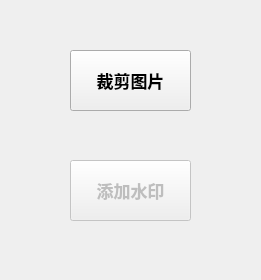
<?xml version="1.0" encoding="UTF-8"?>
<ui version="4.0">
 <class>Form</class>
 <widget class="QWidget" name="Form">
  <property name="geometry">
   <rect>
    <x>0</x>
    <y>0</y>
    <width>261</width>
    <height>280</height>
   </rect>
  </property>
  <property name="sizePolicy">
   <sizepolicy hsizetype="Preferred" vsizetype="Preferred">
    <horstretch>0</horstretch>
    <verstretch>0</verstretch>
   </sizepolicy>
  </property>
  <property name="font">
   <font>
    <pointsize>13</pointsize>
    <weight>75</weight>
    <italic>false</italic>
    <bold>true</bold>
    <underline>false</underline>
    <strikeout>false</strikeout>
    <stylestrategy>PreferDefault</stylestrategy>
    <kerning>false</kerning>
   </font>
  </property>
  <property name="windowTitle">
   <string notr="true">Image v0.0.1</string>
  </property>
  <widget class="QPushButton" name="pushButton">
   <property name="geometry">
    <rect>
     <x>70</x>
     <y>50</y>
     <width>121</width>
     <height>61</height>
    </rect>
   </property>
   <property name="text">
    <string>裁剪图片</string>
   </property>
  </widget>
  <widget class="QPushButton" name="pushButton_2">
   <property name="enabled">
    <bool>false</bool>
   </property>
   <property name="geometry">
    <rect>
     <x>70</x>
     <y>160</y>
     <width>121</width>
     <height>61</height>
    </rect>
   </property>
   <property name="text">
    <string>添加水印</string>
   </property>
  </widget>
 </widget>
 <tabstops>
  <tabstop>pushButton</tabstop>
  <tabstop>pushButton_2</tabstop>
 </tabstops>
 <resources/>
 <connections/>
</ui>
